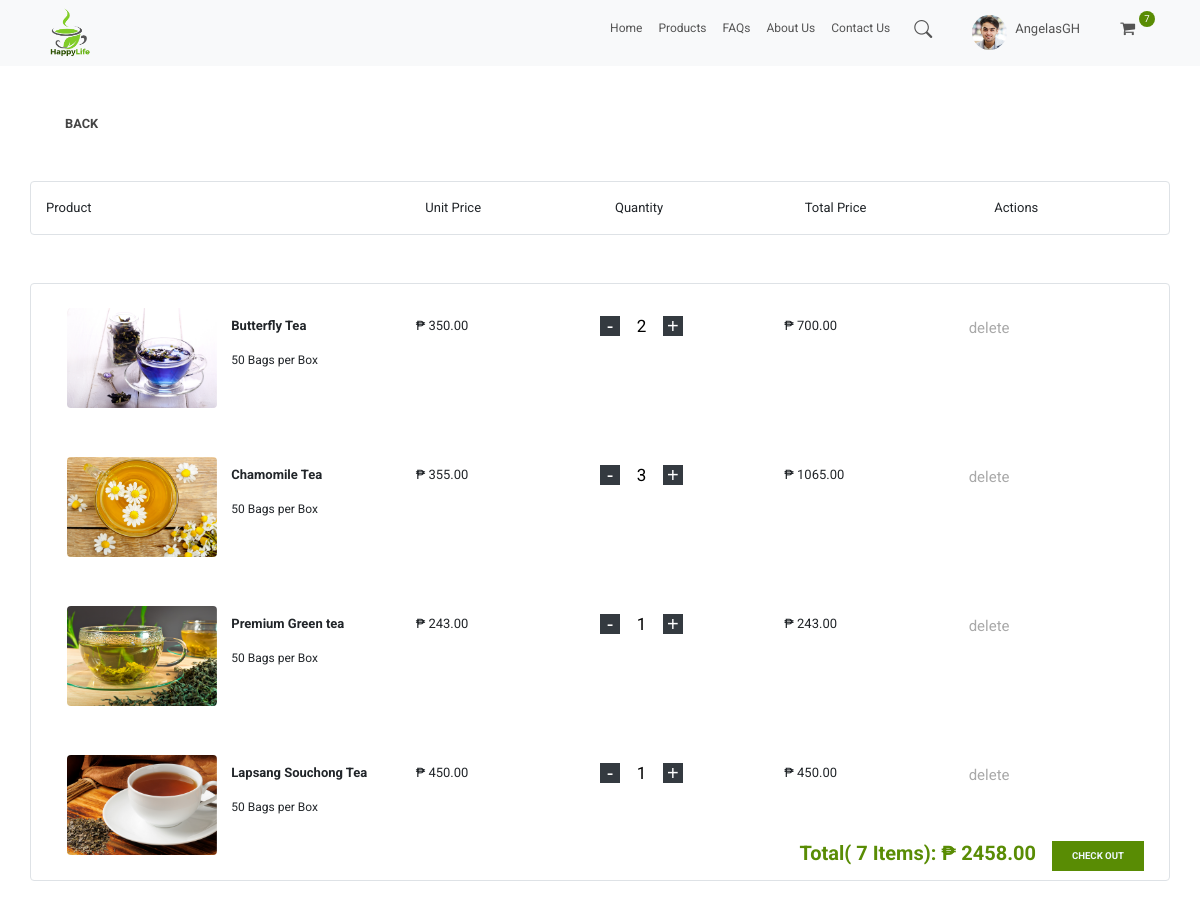
Screenshot of /user_cart/ (signed in) with the database file from the repository.
### store/models.py (models this page shows, shortened)
class Order(models.Model):
    customer = models.ForeignKey(Customer, on_delete=models.SET_NULL, null=True, blank=True)
    date_ordered = models.DateTimeField(auto_now_add=True)
    complete = models.BooleanField(default=False, null=True, blank=False)
    transaction_id = models.CharField(max_length=100, null=True)
    @property
    def get_cart_total(self):
        orderitems = self.orderitem_set.all()
        total = sum([item.get_total for item in orderitems])
        return total
    def get_cart_items(self):
        orderitems = self.orderitem_set.all()
        total = sum([item.quantity for item in orderitems])
        return total

class OrderItem(models.Model):
    product = models.ForeignKey(Product, on_delete=models.SET_NULL, null=True, blank=True)
    order = models.ForeignKey(Order, on_delete=models.SET_NULL, null=True, blank=True)
    quantity = models.IntegerField(default=0, null=True, blank=True)
    date_added = models.DateTimeField(auto_now_add=True)
    @property
    def get_total(self):
        total = self.product.price * self.quantity
        return total

class Product(models.Model):
    name = models.CharField(max_length=200)
    price = models.FloatField()
    details = models.CharField(max_length=500, null=True, blank=True)
    benefits = models.CharField(max_length=500, null=True, blank=True)
    image = models.ImageField(null=True, blank=True)
    @property
    def imageURL(self):
        try:
            url = self.image.url
        except:
            url = ''
        return url

### store/views.py (the view)
# urls.py: path('user_cart/', views.user_cart, name="user_cart"),
def user_cart(request):
    if request.user.is_authenticated:
        customer = request.user.customer
        order, created = Order.objects.get_or_create(customer=customer, complete=False)
        items = order.orderitem_set.all()
        cartItems = order.get_cart_items
    else:
        items = []
        order = {'get_cart_total': 0, 'get_cart_items': 0}
        cartItems = order['get_cart_items']
    context = {'items': items, 'order': order, 'cartItems': cartItems}
    return render(request, 'user/cart.html', context)

### store/templates/user/cart.html
{% extends 'user/home.html' %}
{% load static %}
{% block content %}
    <section id="signin-form" >
        <div class="container">
            <a href="{% url 'user_products' %}"><button class="back-btn py-5">Back</button></a>
            <div class="row border rounded pt-3">
                <div class="col-lg-4">
                    <p>Product</p>
                </div>
                <div class="col-lg-2">
                    <p>Unit Price</p>
                </div>
                <div class="col-lg-2">
                    <p>Quantity</p>
                </div>
                <div class="col-lg-2">
                    <p>Total Price</p>
                </div>
                <div class="col-lg-2">
                    <p>Actions</p>
                </div>
            </div>
            <br><br>
            <div class="row border rounded">
            {% for item in items %}
            <div class="row p-3">
                <div class="col-lg-4">
                    <div class="row">
                        <div class="col-lg-6">
                            <div class="form-check pt-2">
                              <label class="form-check-label">
                                <img id="cart-image" class="rounded mx-auto d-block" src="{{item.product.imageURL}}">
                              </label>
                            </div>
                        </div>
                        <div class="col-lg-6 col-md-4 py-3">
                              <p><strong>{{item.product.name}}</strong></p>
                              <p style="font-size:12px;, margin:0;, padding: 0;">50 Bags per Box</p>
                        </div>
                    </div>
                </div>
                <div class="col-lg-2 pt-3">
                    <p>₱ {{item.product.price|floatformat:2}}</p>
                </div>
                <div class="col-lg-2 pt-3">
                        <div class="qty">
                            <span data-product="{{item.product.id}}" data-action="remove" class="minus bg-dark update-cart">-</span>
                            <input type="number" class="count" name="qty" value="{{ item.quantity}}">
                            <span data-product="{{item.product.id}}" data-action="add" class="plus bg-dark update-cart">+</span>
                        </div>
                </div>
                <div class="col-lg-2 pt-3">
                    <p>₱ {{item.get_total|floatformat:2}}</p>
                </div>
                <div class="col-lg-2 pt-3">
                    <span data-product="{{item.product.id}}" data-action="delete" class="span update-cart">delete</span>
                </div>
            </div>
            {% endfor %}
            </div>
            <br><br>
            <div class="d-flex justify-content-end py-5 px-5 fixed-bottom">
                <div class="p-2 bd-highlight">
                    <h2 style="font-size: 20px">Total( {{order.get_cart_items}} Items): ₱ {{order.get_cart_total|floatformat:2}}</h2>
                </div>
                <div class="p-2 bd-highlight">
                    <a href="{% url 'user_checkout' %}"><button class="btn-add-to-cart">CHECK OUT</button></a>
                </div>
            </div>
        </div>
    </section>
{% endblock content %}

### store/templates/user/home.html (shortened to what this page needs)
<!DOCTYPE html>
{% load static %}
<html>
<head>
        <link rel="stylesheet" href="https://cdn.jsdelivr.net/npm/bootstrap@5.2.0-beta1/dist/css/bootstrap.min.css">
        <link rel="stylesheet" href="https://cdn.jsdelivr.net/npm/bootstrap@4.1.3/dist/css/bootstrap.min.css">
        <link rel="stylesheet" href="https://stackpath.bootstrapcdn.com/bootstrap/4.1.3/css/bootstrap.min.css">
        <link rel="stylesheet" href="https://cdn.jsdelivr.net/npm/bootstrap-icons@1.8.3/font/bootstrap-icons.css">
        <link rel="stylesheet" href="https://cdn.jsdelivr.net/npm/bootstrap@4.0.0/dist/css/bootstrap.min.css"
>
        <link href="https://stackpath.bootstrapcdn.com/font-awesome/4.7.0/css/font-awesome.min.css" rel="stylesheet">
        <link rel="stylesheet" type="text/css" href="{% static 'css/main.css' %}">
</head>
<body>
        <nav class="navbar sticky-top navbar-expand-lg bg-light">
          <div class="container">
            <a href="{% url 'user_home' %}"><img src="{% static 'images/HappyLife-logo.png' %}" alt=""></a>
            <div class="collapse navbar-collapse" id="navbarSupportedContent">
                {% with request.resolver_match.url_name as url_name %}
              <ul class="navbar-nav ml-auto">
                <li class="nav-item ">
                  <a class="nav-link {% if url_name == 'user_home' %}active{% endif %}" aria-current="page" href="{% url 'user_home' %}">Home</a>
                </li>
                <li class="nav-item">
                  <a class="nav-link {% if url_name == 'user_products' %}active{% endif %}" href="{% url 'user_products' %}">Products</a>
                </li>
                  <li class="nav-item">
                  <a class="nav-link {% if url_name == 'user_faqs' %}active{% endif %}" href="{% url 'user_faqs' %}">FAQs</a>
                </li>
                  <li class="nav-item">
                  <a class="nav-link {% if url_name == 'user_about_us' %}active{% endif %}" href="{% url 'user_about_us' %}">About Us</a>
                </li>
                  <li class="nav-item">
                  <a class="nav-link {% if url_name == 'user_contact_us' %}active{% endif %}" href="{% url 'user_contact_us' %}">Contact Us</a>
                </li>
                <li class="nav-item pt-1 px-3">
                      <a href="#search"><i class="bi bi-search" aria-hidden="true"></i></a>
                </li>
                <li class="nav-item pt-1 pl-4 pr-1 ">
                      <a href="#">
                          <img src="{% static 'images/persons/profile.png' %}" alt="..." class="rounded-circle size">
                      </a>
                </li>
                  <li class="nav-item pt-2 pl-1 pr-4 ">
                      <a class="view_link" href="#">
                            <p>{{user}}</p>
                      </a>
                </li>
                  <li class="nav-item pt-1 pl-3 pr-1">
                      <a href="{% url 'user_cart' %}">
                            <i class="fas fa fa-shopping-cart fa-lg"></i>
                      </a>
                </li>
                <li class="nav-item  ">
                      <span class="cart-basket d-flex align-items-center justify-content-center">
                       {{cartItems}}
                      </span>
                </li>
              </ul>
                {% endwith %}
            </div>
          </div>
        </nav>
        {% block content%}{% endblock content%}
</body>
</html>

### static/css/main.css (style rules this page uses)
body { background-color: white; font-family: 'Roboto', sans-serif; }
img { width: 50px; }
a { font-size: 12px !important; color: #545454 !important; }
.navbar { top: 0; left: 0; }
.container .row img { width: 100%; border-radius: 5px; transition: .5s ease; backface-visibility: hidden; }
h2 { font-size: 25px; color: #598c04; font-weight: bold; }
.btn-add-to-cart { font-size: 0.6rem; font-weight: 700; outline: none; border: none; background-color: #598c04; color: aliceblue; padding: 8px 20px; cursor: pointer; text-transform: uppercase; -webkit-transition-duration: 0.4s; transition-duration: 0.4s; }
.qty .count { color: #000; display: inline-block; vertical-align: top; font-size: 17px; line-height: 15px; padding: 0; ;min-width: 35px; text-align: center; }
.qty .plus { cursor: pointer; display: inline-block; vertical-align: top; color: white; width: 20px; height: 20px; font: 20px/1 Arial,sans-serif; text-align: center; }
.qty .minus { cursor: pointer; display: inline-block; vertical-align: top; color: white; width: 20px; height: 20px; font: 20px/1 Arial,sans-serif; text-align: center; background-clip: padding-box; }
span { -webkit-user-select: none; -moz-user-select: none; -ms-user-select: none; }
input { border: 0; width: 2%; }
.back-btn { font-size: 0.8rem; font-weight: 700; outline: none; border: none; background-color: transparent; color: #454545; padding: 8px 20px; cursor: pointer; text-transform: uppercase; -webkit-transition-duration: 0.4s; transition-duration: 0.4s; }
#cart-image { width: 150px; height: 100px; }
.size { width: 35px !important; height: 35px !important; }
.bi { font-size: 18px !important; }
.cart-basket { font-size: .6rem; width: 16px; height: 16px; color: #fff; background-color: #598c04; border-radius: 50%; }
p { font-size: 13px; }
.span { font-size: 15px; color: #A9A9A9; -webkit-transition-duration: 0.4s; transition-duration: 0.4s; }

### rows the page displays
Order: id.quantity "7", get_cart_items "7", get_cart_total "2458.00"
OrderItem: product.imageURL (picture), product.name "Butterfly Tea", product.price "350.00", qty "2", get_total "700.00"
OrderItem: product.imageURL (picture), product.name "Chamomile Tea", product.price "355.00", qty "3", get_total "1065.00"
OrderItem: product.imageURL (picture), product.name "Premium Green tea", product.price "243.00", qty "1", get_total "243.00"
OrderItem: product.imageURL (picture), product.name "Lapsang Souchong Tea", product.price "450.00", qty "1", get_total "450.00"

### other values shown
{{ user }} "AngelasGH"
